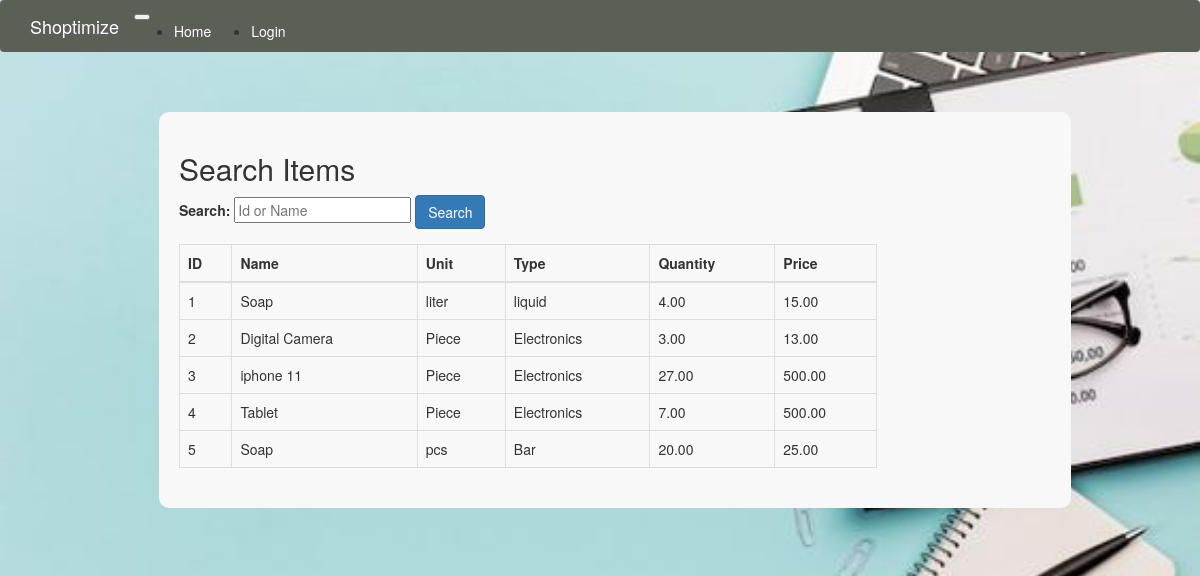
/search_items, run on the app's committed database.
### app/models.py (models this page shows, shortened)
class Item(db.Model):
    id = db.Column(db.Integer, primary_key=True)
    name = db.Column(db.String(140))
    date = db.Column(db.DateTime, index=True, default=datetime.utcnow)
    unit = db.Column(db.String(140))
    type = db.Column(db.String(140))
    quantity=db.Column(db.Numeric(10, 2))
    price = db.Column(db.Numeric(10, 2))
    cost_price = db.Column(db.Numeric(10, 2))
    sold_items = db.relationship('Sold',backref='item',lazy='dynamic')

### app/routes.py (the view)
@app.route('/search_items', methods=['GET', 'POST'])
def search_items():
    form = SearchForm()
    items = Item.query
    if form.validate_on_submit():
        search_query = form.search.data
        if search_query.isdigit():
            items = items.filter(Item.id == int(search_query))
        else:
            items = items.filter(Item.name.ilike(f'%{search_query}%'))
    items = items.all()
    return render_template('search_items.html', title='Search Items', form=form, items=items)

### app/forms.py
class SearchForm(FlaskForm):
    search = StringField('Search', validators=[DataRequired()], render_kw={"placeholder": "Id or Name"})
    submit = SubmitField('Search')

### app/templates/search_items.html (shortened to what this page needs)
{% extends 'base.html' %}
{% block app_content %}
    <div class="container">
        <div style="background-color: #f8f8f8; padding: 20px; border-radius: 10px; width: 80%; margin: 20px auto;">
            <h2>{{ title }}</h2>
            <form method="post" action="{{ url_for('sales_and_profit') }}">
                <div class="form-group">
                    <label for="search">Search:</label>
                    <input type="text" id="search" name="search" placeholder="Id or Name" {% if form.search.data is not none %}value="{{ form.search.data }}"{% endif %}>
                    <button type="submit" class="btn btn-primary">Search</button>
                </div>
            </form>
            <table class="table table-bordered" style="width: 80%;">
                <thead class="thead-light">
                    <tr>
                        <th>ID</th>
                        <th>Name</th>
                        <th>Unit</th>
                        <th>Type</th>
                        <th>Quantity</th>
                        <th>Price</th>
                    </tr>
                </thead>
                <tbody>
                    {% for item in items %}
                        <tr>
                            <td>{{ item.id }}</td>
                            <td>{{ item.name }}</td>
                            <td>{{ item.unit}}</td>
                            <td>{{ item.type}}</td>
                            <td>{{ item.quantity }}</td>
                            <td>{{ item.price }}</td>
                        </tr>
                    {% endfor %}
                </tbody>
            </table>
        </div>
    </div>
{% endblock %}

### data on the page
Item: id "1", name "Soap", unit "liter", type "liquid", quantity "4.00", price "15.00"
Item: id "2", name "Digital Camera", unit "Piece", type "Electronics", quantity "3.00", price "13.00"
Item: id "3", name "iphone 11", unit "Piece", type "Electronics", quantity "27.00", price "500.00"
Item: id "4", name "Tablet", unit "Piece", type "Electronics", quantity "7.00", price "500.00"
Item: id "5", name "Soap", unit "pcs", type "Bar", quantity "20.00", price "25.00"

### other printed values
{{ title }} "Search Items"
